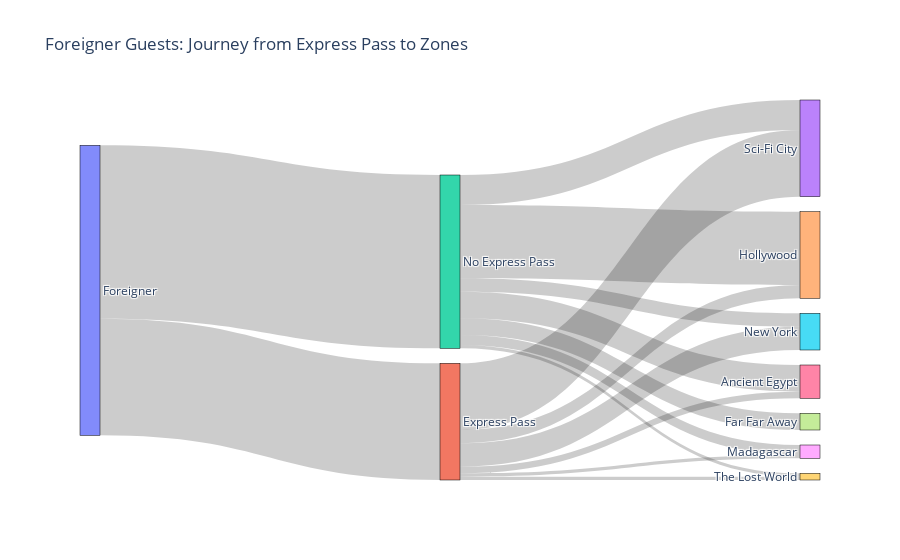

Notebook source saved alongside this figure:
### Markdown cell above
Sankey Diagram <br />  Foreigner Guests: Journey from Express Pass to Zones

### Code cell
import pandas as pd
import plotly.graph_objects as go

# Load the dataset
file_path = r'C:\Users\knnth\Dropbox\PC\Desktop\DSA3101\Project\Data\Cleaned_Survey_Responses.xlsx'
df = pd.read_excel(file_path)

# Define the categorical order for theme park zones according to your specified order
zone_order = ["Sci-Fi City", "Hollywood", "New York", "Ancient Egypt", "Far Far Away", "Madagascar", "The Lost World"]

# Filter only for "Foreigner" guests
foreigner_df = df[df['Nationality'] == 'foreigner']

# Define labels for the Sankey diagram
labels = [
    "Foreigner", 
    "Express Pass", "No Express Pass"
] + zone_order  # Using the updated zone order

# Map labels to index positions for `source` and `target`
label_indices = {label: idx for idx, label in enumerate(labels)}

# Prepare flow data
flow_counts = {}

# Loop through each foreign guest in the filtered dataframe
for index, row in foreigner_df.iterrows():
    # Express Pass Usage
    express_pass_index = 1 if row['express_pass_purchase'] == "Yes" else 2
    
    # Theme Park Zones (identify first visited zone)
    zone_index = None
    for zone in zone_order:
        if row.get(f'Rank the following theme park zones based on the order in which you visited them. [{zone}]') == "1st":
            zone_index = label_indices[zone]
            break

    # Ensure zone_index is assigned
    if zone_index is None:
        continue  # Skip this iteration if no zone is found

    # Append flows for nationality to express pass and then to zones
    # Create flow keys to count occurrences
    flow_key_express_pass = (label_indices["Foreigner"], express_pass_index)
    flow_key_zone = (express_pass_index, zone_index)

    # Count the flows for nationality to express pass
    if flow_key_express_pass in flow_counts:
        flow_counts[flow_key_express_pass] += 1
    else:
        flow_counts[flow_key_express_pass] = 1

    # Count the flows for express pass to theme park zones
    if flow_key_zone in flow_counts:
        flow_counts[flow_key_zone] += 1
    else:
        flow_counts[flow_key_zone] = 1

# Prepare source, target, and values lists for the Sankey diagram
source = []
target = []
values = []

for (src, tgt), val in flow_counts.items():
    source.append(src)
    target.append(tgt)
    values.append(val)

# Define the node and link data for Sankey
fig = go.Figure(go.Sankey(
    node=dict(
        pad=15,
        thickness=20,
        line=dict(color="black", width=0.5),
        label=labels
    ),
    link=dict(
        source=source,
        target=target,
        value=values
    )
))

# Add title and show figure
fig.update_layout(title_text="Foreigner Guests: Journey from Express Pass to Zones", font_size=12)
fig.show()

### Figure 1 — Plotly figure (JSON) as saved in the notebook; plotly's stock layout.template omitted (floating-point values rounded to 4 significant figures)
{"data": [{"link": {"source": [0, 2, 2, 0, 1, 2, 2, 2, 1, 2, 1, 1, 2, 1, 1], "target": [2, 4, 3, 1, 3, 7, 6, 5, 8, 8, 4, 5, 9, 6, 9], "value": [52, 22, 9, 35, 20, 5, 8, 4, 1, 3, 4, 7, 1, 2, 1]}, "node": {"label": ["Foreigner", "Express Pass", "No Express Pass", "Sci-Fi City", "Hollywood", "New York", "Ancient Egypt", "Far Far Away", "Madagascar", "The Lost World"], "line": {"color": "black", "width": 0.5}, "pad": 15, "thickness": 20}, "type": "sankey"}], "layout": {"font": {"size": 12}, "title": {"text": "Foreigner Guests: Journey from Express Pass to Zones"}}}
